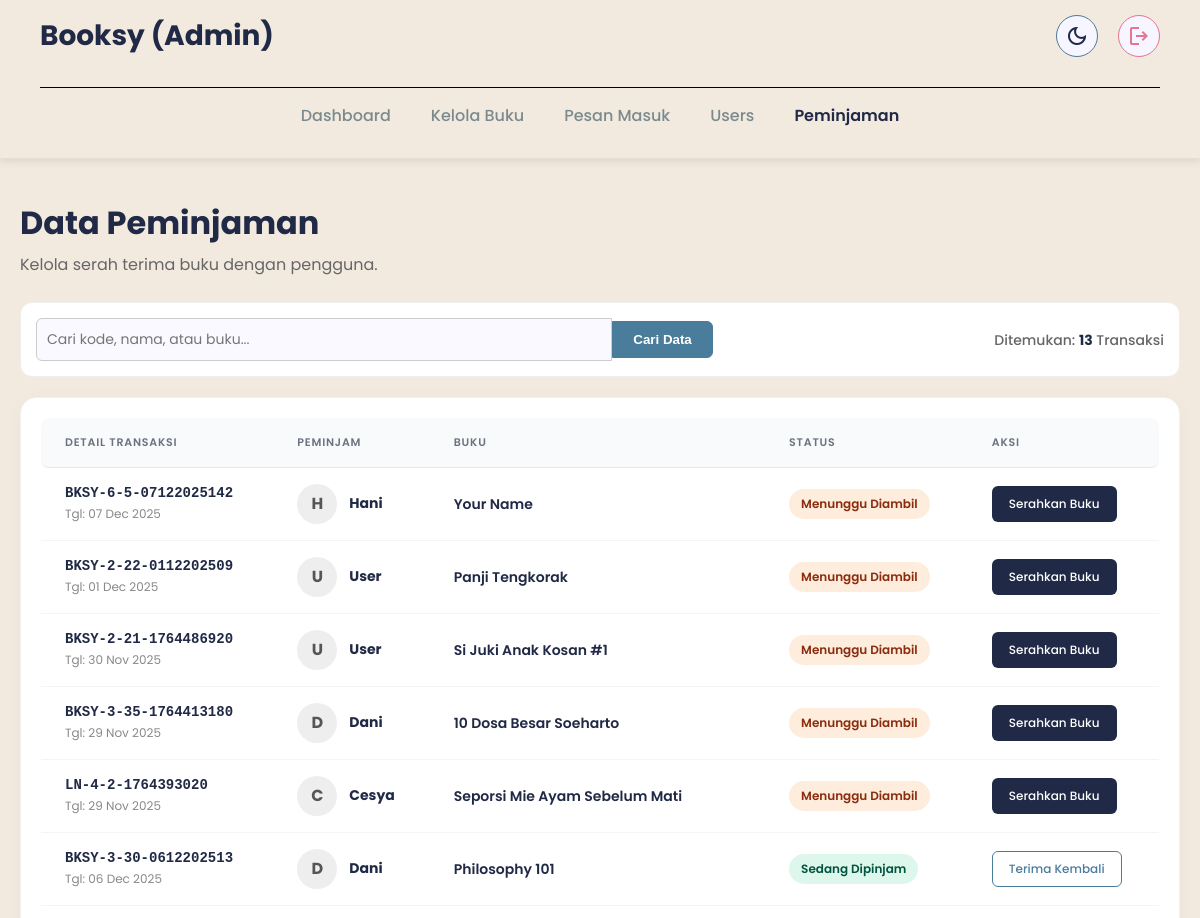
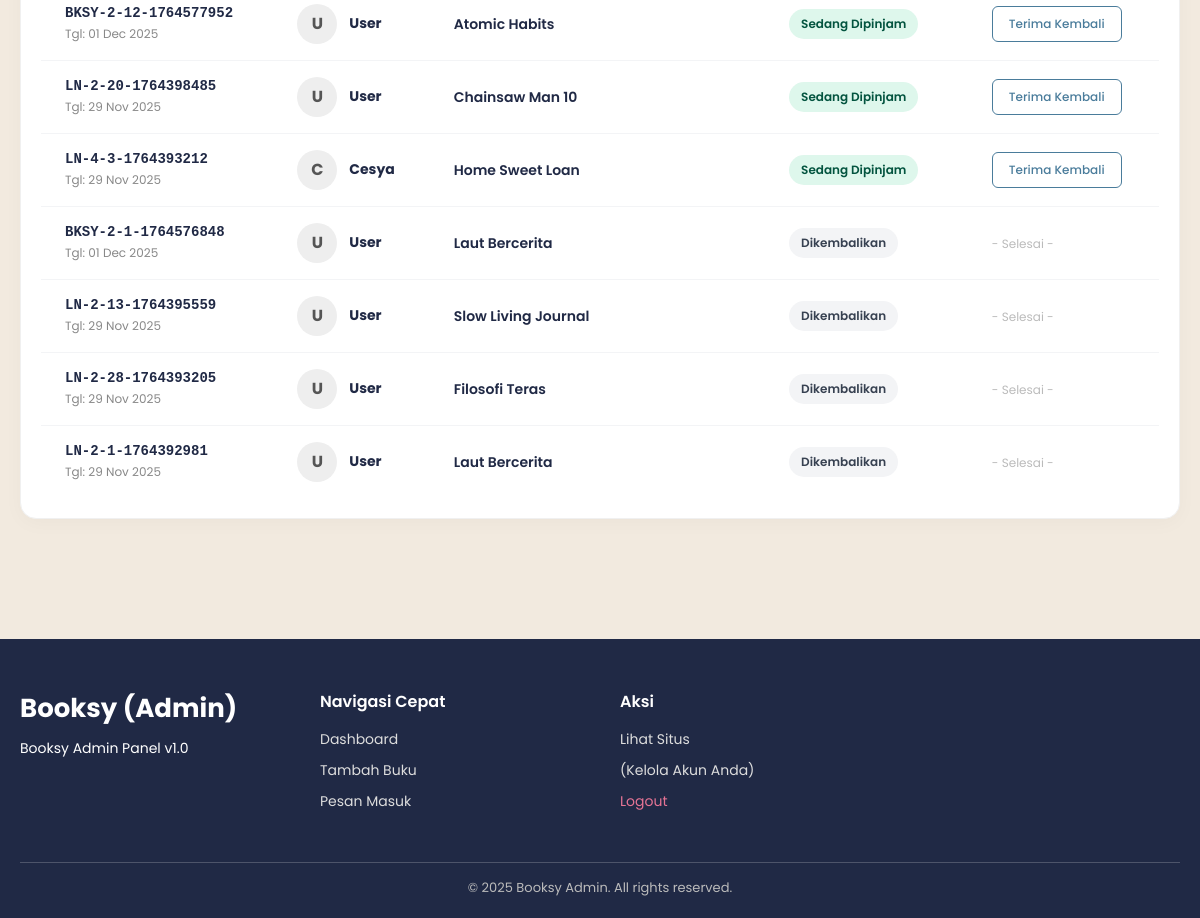
The app's page /admin/loans.php (signed in) with its own data (2 pictures, top to bottom).
### tables this page shows
CREATE TABLE `loans` (
  `id` int(11) NOT NULL,
  `loan_code` varchar(20) NOT NULL,
  `user_id` int(11) NOT NULL,
  `book_id` int(11) NOT NULL,
  `loan_date` date NOT NULL,
  `due_date` date NOT NULL,
  `status` enum('booked','borrowed','returned') NOT NULL DEFAULT 'booked'
);

CREATE TABLE `users` (
  `id` int(11) NOT NULL,
  `username` varchar(50) NOT NULL,
  `password` varchar(255) NOT NULL,
  `role` enum('admin','user') NOT NULL DEFAULT 'user',
  `last_active` timestamp NULL DEFAULT NULL
);

CREATE TABLE `books` (
  `id` int(11) NOT NULL,
  `title` varchar(255) NOT NULL,
  `author` varchar(100) NOT NULL,
  `publisher` varchar(100) DEFAULT NULL,
  `publish_year` int(4) DEFAULT NULL,
  `page_count` int(5) DEFAULT NULL,
  `stock` int(11) NOT NULL DEFAULT 5,
  `synopsis` text DEFAULT NULL,
  `cover_image` varchar(255) NOT NULL,
  `tag` varchar(50) NOT NULL,
  `rating` int(1) DEFAULT 5,
  `category_id` int(11) NOT NULL,
  `is_popular` enum('No','Yes') NOT NULL DEFAULT 'No',
  `is_hidden` enum('No','Yes') NOT NULL DEFAULT 'No'
);

### admin/loans.php (the view, shortened to what this page needs)
<?php
require '../db.php';
include 'admin_templates/header.php';
$search_keyword = isset($_GET['q']) ? trim($_GET['q']) : '';
$where_clause = "";
$sql = "SELECT l.*, u.username, b.title, b.cover_image
        FROM loans l
        JOIN users u ON l.user_id = u.id
        JOIN books b ON l.book_id = b.id
        $where_clause
        ORDER BY FIELD(l.status, 'booked', 'borrowed', 'returned'), l.loan_date DESC";
$result = $conn->query($sql);
?>
<main class="container" style="padding-top: 40px; padding-bottom: 60px;">
    <div style="margin-bottom: 25px;">
        <h1 class="page-title" style="margin-bottom: 5px;">Data Peminjaman</h1>
        <p style="color: #666;">Kelola serah terima buku dengan pengguna.</p>
    </div>
    <div style="background: #fff; padding: 15px; border-radius: 12px; border: 1px solid #eee; margin-bottom: 20px;">
        <table width="100%" border="0" cellspacing="0" cellpadding="0">
            <tr>
                <td width="60%" valign="middle">
                    <form method="GET" action="loans.php" style="margin: 0;">
                        <table border="0" cellspacing="0" cellpadding="0" width="100%">
                            <tr>
                                <td>
                                    <input type="text" name="q" placeholder="Cari kode, nama, atau buku..."
                                           value="<?php echo htmlspecialchars($search_keyword); ?>"
                                           style="width: 100%; padding: 10px; border: 1px solid #ccc; border-radius: 6px 0 0 6px; font-size: 14px; outline: none; margin: 0;">
                                </td>
                                <td width="1%">
                                    <button type="submit" style="background: var(--secondary-color); color: white; border: 1px solid var(--secondary-color); padding: 10px 20px; border-radius: 0 6px 6px 0; cursor: pointer; font-weight: 600; white-space: nowrap; margin: 0;">
                                        Cari Data
                                    </button>
                                </td>
                            </tr>
                        </table>
                    </form>
                </td>
                <td width="40%" align="right" valign="middle">
                    <span style="color: #666; font-size: 14px; font-weight: 500;">
                        Ditemukan: <strong style="color: var(--primary-color);"><?php echo $result->num_rows; ?></strong> Transaksi
                    </span>
                </td>
            </tr>
        </table>
    </div>
    <div class="table-card">
        <table class="admin-table">
            <thead>
                <tr>
                    <th>Detail Transaksi</th>
                    <th>Peminjam</th>
                    <th width="30%">Buku</th>
                    <th>Status</th>
                    <th>Aksi</th>
                </tr>
            </thead>
            <tbody>
                <?php
                if ($result->num_rows > 0) {
                    while ($row = $result->fetch_assoc()) {
                        $badge = '';
                        if ($row['status'] == 'booked') {
                            $badge = '<span class="status-badge badge-orange">Menunggu Diambil</span>';
                        } elseif ($row['status'] == 'borrowed') {
                            $badge = '<span class="status-badge badge-green">Sedang Dipinjam</span>';
                        } else {
                            $badge = '<span class="status-badge badge-gray">Dikembalikan</span>';
                        }
                ?>
                    <tr>
                        <td>
                            <div style="display:flex; flex-direction:column;">
                                <span style="font-family:monospace; font-weight:bold; color:var(--primary-color);">
                                    <?php echo $row['loan_code']; ?>
                                </span>
                                <span style="font-size:12px; color:#888; margin-top:4px;">
                                    Tgl: <?php echo date('d M Y', strtotime($row['loan_date'])); ?>
                                </span>
                            </div>
                        </td>
                        <td>
                            <div class="user-flex">
                                <div class="avatar-circle" style="background-color: #eee; color: #555;">
                                    <?php echo substr($row['username'], 0, 1); ?>
                                </div>
                                <div class="user-info-text">
                                    <strong><?php echo htmlspecialchars(ucfirst($row['username'])); ?></strong>
                                </div>
                            </div>
                        </td>
                        <td>
                            <span style="font-weight:600; color:var(--primary-color);">
                                <?php echo htmlspecialchars($row['title']); ?>
                            </span>
                        </td>
                        <td><?php echo $badge; ?></td>
                        <td>
                            <?php if ($row['status'] == 'booked'): ?>
                                <a href="process_loan.php?id=<?php echo $row['id']; ?>&action=borrow" class="btn-action btn-primary-small">Serahkan Buku</a>
                            <?php elseif ($row['status'] == 'borrowed'): ?>
                                <a href="process_loan.php?id=<?php echo $row['id']; ?>&action=return" class="btn-action btn-outline-small">Terima Kembali</a>
                            <?php else: ?>
                                <span style="font-size:12px; color:#bbb;">- Selesai -</span>
                            <?php endif; ?>
                        </td>
                    </tr>
                <?php
                    }
                } else {
                    echo "<tr><td colspan='5' style='text-align:center; padding:30px;'>Data peminjaman tidak ditemukan.</td></tr>";
                }
                ?>
            </tbody>
        </table>
    </div>
</main>
<?php include 'admin_templates/footer.php'; ?>

### admin/admin_templates/header.php (shortened to what this page needs)
<?php
$current_page = basename($_SERVER['SCRIPT_NAME']);
?>
<!DOCTYPE html>
<html lang="id">
<head>
    <link rel="stylesheet" href="../style.css">
    <link rel="stylesheet" href="https://cdnjs.cloudflare.com/ajax/libs/font-awesome/6.5.2/css/all.min.css">
</head>
<body>
    <header>
        <div class="container">
            <nav class="navbar-top">
                <div class="nav-logo">
                    <a href="index.php">Booksy (Admin)</a>
                </div>
                <div class="nav-actions">
                    <button class="icon-btn" id="dark-mode-toggle" title="Toggle Dark Mode">
                        <span class="material-symbols-outlined">dark_mode</span>
                    </button>
                    <button onclick="window.location.href='../logout.php'" class="icon-btn" title="Logout" style="border-color: var(--accent-color);">
                           <span class="material-symbols-outlined" style="color: var(--accent-color);">logout</span>
                    </button>
                </div>
            </nav>
            <nav class="navbar-bottom">
                <ul>
                    <li><a href="index.php" class="<?php echo ($current_page == 'index.php') ? 'active' : ''; ?>">Dashboard</a></li>
                    <li><a href="manage_books.php" class="<?php echo (in_array($current_page, ['manage_books.php', 'add_book.php', 'edit_book.php'])) ? 'active' : ''; ?>">Kelola Buku</a></li>
                    <li><a href="messages.php" class="<?php echo ($current_page == 'messages.php') ? 'active' : ''; ?>">Pesan Masuk</a></li>
                    <li><a href="users.php" class="<?php echo ($current_page == 'users.php') ? 'active' : ''; ?>">Users</a></li>
                    <li><a href="loans.php" class="<?php echo ($current_page == 'loans.php') ? 'active' : ''; ?>">Peminjaman</a></li>
                    </ul>
            </nav>
        </div>
    </header>

### admin/admin_templates/footer.php (shortened to what this page needs)
    <footer class="site-footer">
        <div class="footer-container">
            <div class="footer-logo">
                <h2>Booksy (Admin)</h2>
                <p>Booksy Admin Panel v1.0</p>
            </div>
            <div class="footer-links">
                <h3>Navigasi Cepat</h3>
                <ul>
                    <li><a href="index.php">Dashboard</a></li>
                    <li><a href="add_book.php">Tambah Buku</a></li>
                    <li><a href="messages.php">Pesan Masuk</a></li>
                </ul>
            </div>
            <div class="footer-links"> <h3>Aksi</h3>
                <ul>
                    <li><a href="../index.php" target="_blank">Lihat Situs</a></li>
                    <li><a href="#">(Kelola Akun Anda)</a></li>
                    <li><a href="../logout.php" style="color: var(--accent-color);">Logout</a></li>
            </div>
            <div></div>
        </div> <div class="footer-bottom">
            <p>&copy; <?php echo date('Y'); ?> Booksy Admin. All rights reserved.</p>
        </div>
    </footer>
</body>
</html>

### records on screen
loans: loan_code "BKSY-6-5-07122025142", loan_date "07 Dec 2025", user.username "H", user.username "Hani", book.title "Your Name", status "Menunggu Diambil"
loans: loan_code "BKSY-2-22-0112202509", loan_date "01 Dec 2025", user.username "U", user.username "User", book.title "Panji Tengkorak", status "Menunggu Diambil"
loans: loan_code "BKSY-2-21-1764486920", loan_date "30 Nov 2025", user.username "U", user.username "User", book.title "Si Juki Anak Kosan #1", status "Menunggu Diambil"
loans: loan_code "BKSY-3-35-1764413180", loan_date "29 Nov 2025", user.username "D", user.username "Dani", book.title "10 Dosa Besar Soeharto", status "Menunggu Diambil"
loans: loan_code "LN-4-2-1764393020", loan_date "29 Nov 2025", user.username "C", user.username "Cesya", book.title "Seporsi Mie Ayam Sebelum Mati", status "Menunggu Diambil"
loans: loan_code "BKSY-3-30-0612202513", loan_date "06 Dec 2025", user.username "D", user.username "Dani", book.title "Philosophy 101", status "Sedang Dipinjam"
loans: loan_code "BKSY-2-12-1764577952", loan_date "01 Dec 2025", user.username "U", user.username "User", book.title "Atomic Habits", status "Sedang Dipinjam"
loans: loan_code "LN-2-20-1764398485", loan_date "29 Nov 2025", user.username "U", user.username "User", book.title "Chainsaw Man 10", status "Sedang Dipinjam"
loans: loan_code "LN-4-3-1764393212", loan_date "29 Nov 2025", user.username "C", user.username "Cesya", book.title "Home Sweet Loan", status "Sedang Dipinjam"
loans: loan_code "BKSY-2-1-1764576848", loan_date "01 Dec 2025", user.username "U", user.username "User", book.title "Laut Bercerita", status "Dikembalikan"
loans: loan_code "LN-2-13-1764395559", loan_date "29 Nov 2025", user.username "U", user.username "User", book.title "Slow Living Journal", status "Dikembalikan"
loans: loan_code "LN-2-28-1764393205", loan_date "29 Nov 2025", user.username "U", user.username "User", book.title "Filosofi Teras", status "Dikembalikan"
loans: loan_code "LN-2-1-1764392981", loan_date "29 Nov 2025", user.username "U", user.username "User", book.title "Laut Bercerita", status "Dikembalikan"

### other values on screen
$result->num_rows "13"
